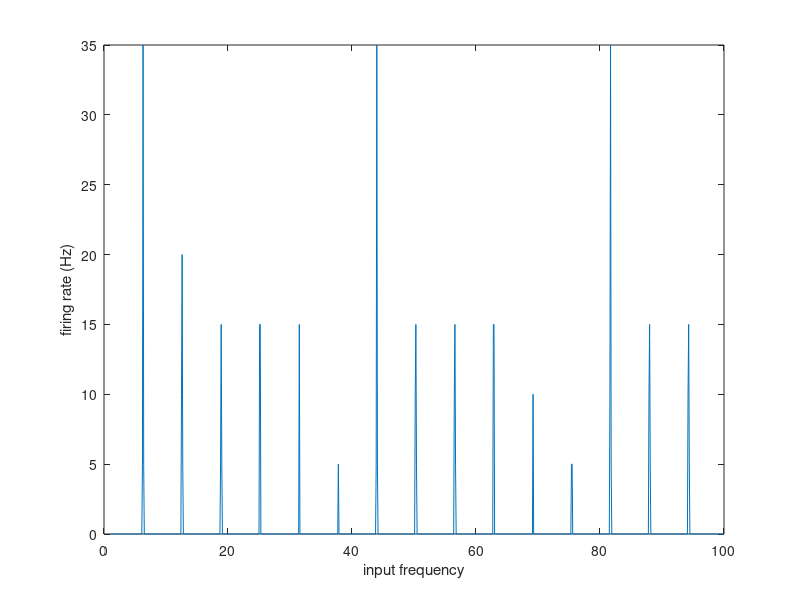

Reproduce this figure in MATLAB. (Note: this script raises an error after producing the figure.)
% Basic integrate-and-fire neuron 
% R Rao 2007

clear
tstop=200;
count=1
% input current
f_range=1:.1:100;
for f= f_range 
I = sin((1:tstop)*f); %for question 2d
%figure, plot(I)

% I_range = .25:.1:10 ;
%for I = I_range   % for question 2c

%I = 1000 % nA   % for question 2

% capacitance and leak resistance
C = 1 % nF
R = 40 % M ohms

% I & F implementation dV/dt = - V/RC + I/C
% Using h = 1 ms step size, Euler method

V = 0;
tstop = 200;
abs_ref = 5; % absolute refractory period 
ref = 0; % absolute refractory period counter
V_trace = []; % voltage trace for plotting
V_th = 10; % spike threshold

for t = 1:tstop
  
   if ~ref
     V = V - (V/(R*C)) + (I(t)/C);
   else
     ref = ref - 1;
     V = 0.2*V_th; % reset voltage
   end
   
   if (V > V_th)
     V = 50;  % emit spike
     ref = abs_ref; % set refractory counter
   end

   V_trace = [V_trace V];

end

  %figure, plot(V_trace)

  
 % Jon's additions:

 % calculate FI curve
num_spikes = length(find(V_trace==50));
Firing_rate(count) = num_spikes*(1000/tstop);
count=count+1
end

figure, plot(f_range,Firing_rate)
xlabel('input frequency')
ylabel('firing rate (Hz)')


% plot FI curve
figure, plot(I_range,Firing_rate)
xlabel('current')
ylabel('Firing rate')

figure, plot(f_range,Firing_rate)
xlabel('frequency of current input')
ylabel('Firing rate')







